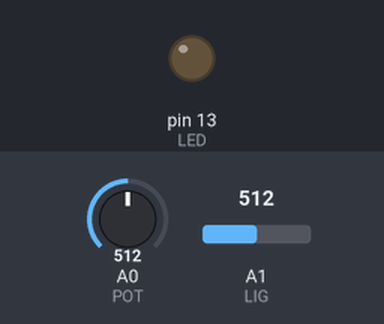
The sketch below on a simulated Arduino Uno, built with avr-gcc and run on an emulated ATmega328P. On the bench: output pins drawn as LEDs (lit = HIGH). The inputs (shaded band) are chosen by the test bench; at power-on: A1 (LIG) = 512, A0 (POT) = 512.

Above: at 1.2 s.
1.3 s: A1 (LIG) set to 523
At 2.0 s:
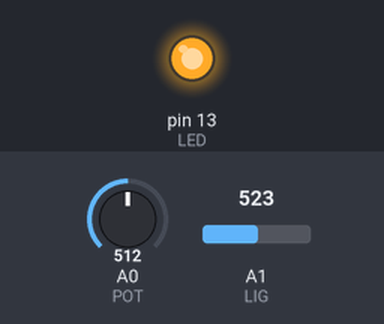
2.8 s: A1 (LIG) set to 511
At 3.1 s:
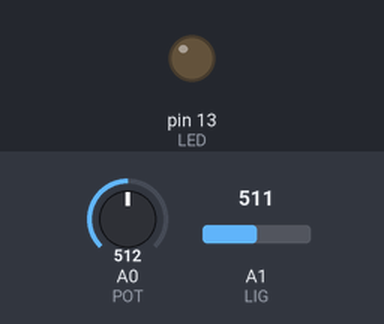
4.3 s: A1 (LIG) set to 716
At 5.4 s:
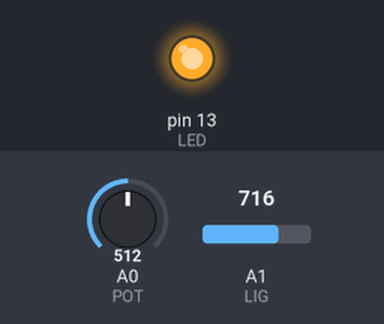
Timing chart, 0 to 7.3 s (numbered marks = the images above; inputs shaded):
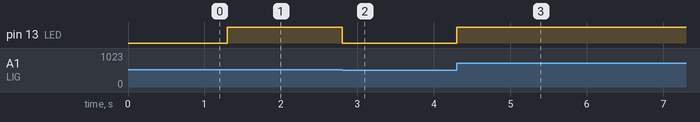

The sketch:

ex_05_light.ino
```cpp
#define POT A0
#define LIG A1
#define LED 13

void setup() {
  // put your setup code here, to run once:
  pinMode(LED, OUTPUT);
}

void loop() {
  // put your main code here, to run repeatedly:
  if (analogRead(POT) < analogRead(LIG)) {
    digitalWrite(LED, HIGH);
  } else {
    digitalWrite(LED, LOW);
  }
}
```

Measured:
- the behaviour switches between 512 and 513 on A1 (LIG) (found by bisection; images 0 and 1)
- after the input at 1.3 s, pin 13 (LED): LOW → HIGH at once
- after the input at 2.8 s, pin 13 (LED): HIGH → LOW at once
- after the input at 4.3 s, pin 13 (LED): LOW → HIGH at once
